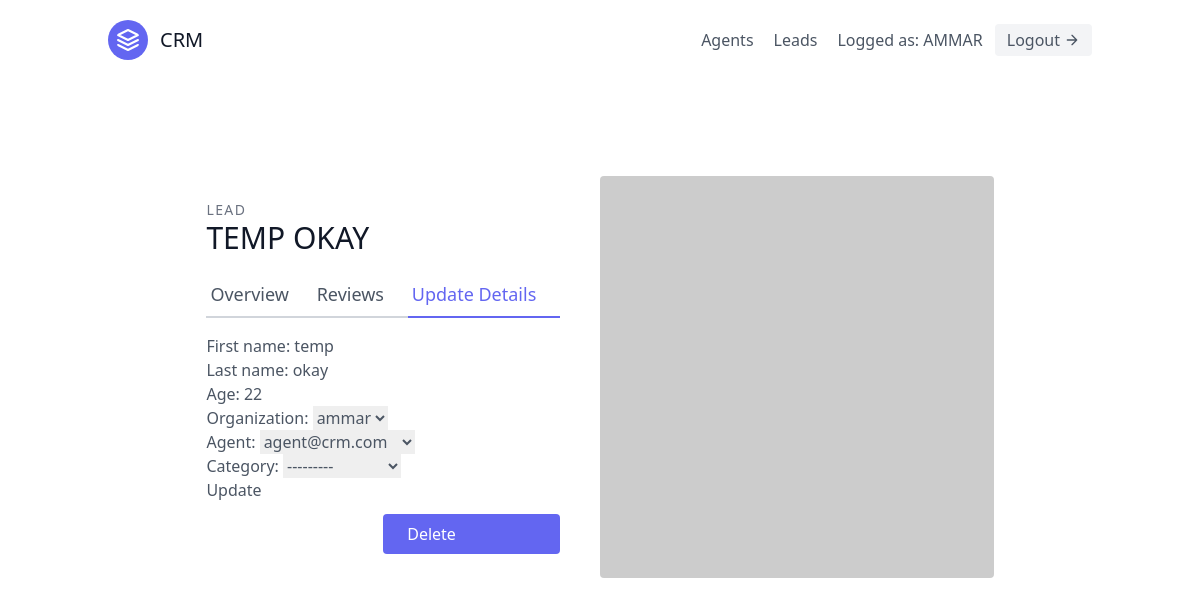
Screenshot of /leads/1/update-lead/ (signed in) with the database file from the repository.
### leads/models.py (models this page shows, shortened)
class User(AbstractUser):
    is_organisor = models.BooleanField(default=True)
    is_agent = models.BooleanField(default=False)

class LeadModel(models.Model):
    first_name = models.CharField(max_length=100)
    last_name = models.CharField(max_length=100)
    age = models.IntegerField()
    organization = models.ForeignKey(UserProfile,on_delete=models.CASCADE)
    agent = models.ForeignKey("Agent",null=True,blank=True,on_delete=models.SET_NULL)
    category = models.ForeignKey("category",null=True,blank=True,on_delete=models.SET_NULL)

### leads/views.py (the view, shortened to what this page needs)
# urls.py: path('<int:pk>/update-lead/',views.LeadUpdateView.as_view(),name='lead-update'),
class LeadUpdateView(OrganisorLoginRequiredMixin,generic.UpdateView):
    template_name = 'leads/lead-update.html'
    def get_queryset(self):
        user = self.request.user
        return LeadModel.objects.filter(organization=user.userprofile)
    context_object_name = 'lead'
    form_class = LeadModelForm

### leads/forms.py
class LeadModelForm(forms.ModelForm):
    class Meta:
        model = LeadModel
        fields = '__all__'

### agents/mixins.py (called while the page is built)
    def dispatch(self, request, *args, **kwargs):
        if not request.user.is_authenticated or not request.user.is_organisor:
            return redirect('leads:lead-list')
        return super().dispatch(request, *args, **kwargs)

### leads/models.py (called while the page is built)
    def __str__(self):
        return self.user.username

    def __str__(self):
        return self.name

    def __str__(self):
        return self.user.email

### leads/templates/leads/lead-update.html (shortened to what this page needs)
{% extends 'base.html' %}
{% block content %}
<section class="text-gray-600 body-font overflow-hidden">
    <div class="container px-5 py-24 mx-auto">
      <div class="lg:w-4/5 mx-auto flex flex-wrap">
        <div class="lg:w-1/2 w-full lg:pr-10 lg:py-6 mb-6 lg:mb-0">
          <h2 class="text-sm title-font text-gray-500 tracking-widest">LEAD</h2>
          <h1 class="text-gray-900 text-3xl title-font font-medium mb-4">{{lead.first_name | upper}} {{lead.last_name | upper}}</h1>
          <div class="flex mb-4">
            <a href="{% url 'leads:lead-detail' lead.pk %}" class="flex-grow border-b-2 border-gray-300 py-2 text-lg px-1">Overview</a>
            <a class="flex-grow border-b-2 border-gray-300 py-2 text-lg px-1">Reviews</a>
            <a href="#" class="flex-grow text-indigo-500 border-b-2 border-indigo-500 py-2 text-lg px-1">Update Details</a>
          </div>
          <form method='post'>
            {{form.as_p}}
            <button type='submit'>Update</button>
        </form>
          <a href="{% url 'leads:lead-delete' lead.pk %}" class="mt-3 w-1/2 flex ml-auto text-white bg-indigo-500 border-0 py-2 px-6 focus:outline-none hover:bg-indigo-600 rounded">
            Delete
          </a>
        </div>
        <img alt="ecommerce" class="lg:w-1/2 w-full lg:h-auto h-64 object-cover object-center rounded" src="https://dummyimage.com/400x400">
      </div>
    </div>
  </section>
{% endblock content %}

### templates/navbar.html (shortened to what this page needs)
<header class="text-gray-600 body-font">
    <div class="container mx-auto flex flex-wrap p-5 flex-col md:flex-row items-center">
      <a class="flex title-font font-medium items-center text-gray-900 mb-4 md:mb-0">
        <svg xmlns="http://www.w3.org/2000/svg" fill="none" stroke="currentColor" stroke-linecap="round" stroke-linejoin="round" stroke-width="2" class="w-10 h-10 text-white p-2 bg-indigo-500 rounded-full" viewBox="0 0 24 24">
          <path d="M12 2L2 7l10 5 10-5-10-5zM2 17l10 5 10-5M2 12l10 5 10-5"></path>
        </svg>
        <span class="ml-3 text-xl">CRM</span>
      </a>
      <nav class="md:ml-auto flex flex-wrap items-center text-base justify-center">
        {% if request.user.is_authenticated %}
        {% if request.user.is_organisor %}
        <a href="{% url 'agents:agent-list' %}" class="mr-5 hover:text-gray-900">Agents</a>
        {% endif %}
        <a href="{% url 'leads:lead-list' %}" class="mr-5 hover:text-gray-900">Leads</a>
        {% endif %}
      </nav>
      {% if request.user.is_authenticated %}
      Logged as: {{request.user.username | upper}}
      <a href="{% url 'logout' %}" class="ml-3 inline-flex items-center bg-gray-100 border-0 py-1 px-3 focus:outline-none hover:bg-gray-200 rounded text-base mt-4 md:mt-0">
        Logout
        <svg fill="none" stroke="currentColor" stroke-linecap="round" stroke-linejoin="round" stroke-width="2" class="w-4 h-4 ml-1" viewBox="0 0 24 24">
          <path d="M5 12h14M12 5l7 7-7 7"></path>
        </svg>
      </a>
      {% endif %}
    </div>
  </header>

### rows the page displays
User: user.username "AMMAR"
LeadModel: first_name "TEMP", last_name "OKAY", first_name "temp", last_name "okay", age "22", organization "ammar", agent "agent@crm.com", category "---------"
